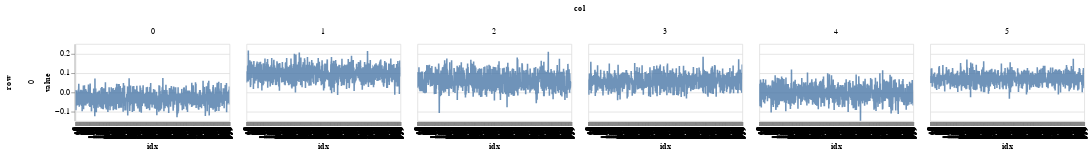

Notebook code cell kept with this figure:
### Code cell
c1 = alt.Chart(get_post_df(ps['alpha'])).mark_line(opacity=0.8).encode(
    alt.X('idx:O'),
    alt.Y('value'),
    row = 'row:O',
    column= 'col:O'
).properties(width = 200, height=100) 

c1.interactive()

### Figure 1 — Vega-Lite specification as saved in the notebook (floating-point values rounded to 4 significant figures; data arrays with more than 128 entries replaced by an {"elided": "..."} marker saying what was removed)
{"config": {"view": {"continuousWidth": 400, "continuousHeight": 300}}, "data": {"name": "data-2486fa84518a79218f580800f33658bc"}, "mark": {"type": "line", "opacity": 0.8}, "encoding": {"column": {"type": "ordinal", "field": "col"}, "row": {"type": "ordinal", "field": "row"}, "x": {"type": "ordinal", "field": "idx"}, "y": {"type": "quantitative", "field": "value"}}, "height": 100, "selection": {"selector005": {"type": "interval", "bind": "scales", "encodings": ["x", "y"]}}, "width": 200, "$schema": "https://vega.github.io/schema/vega-lite/v4.8.1.json", "datasets": {"data-2486fa84518a79218f580800f33658bc": {"elided": "6000 records"}}}
